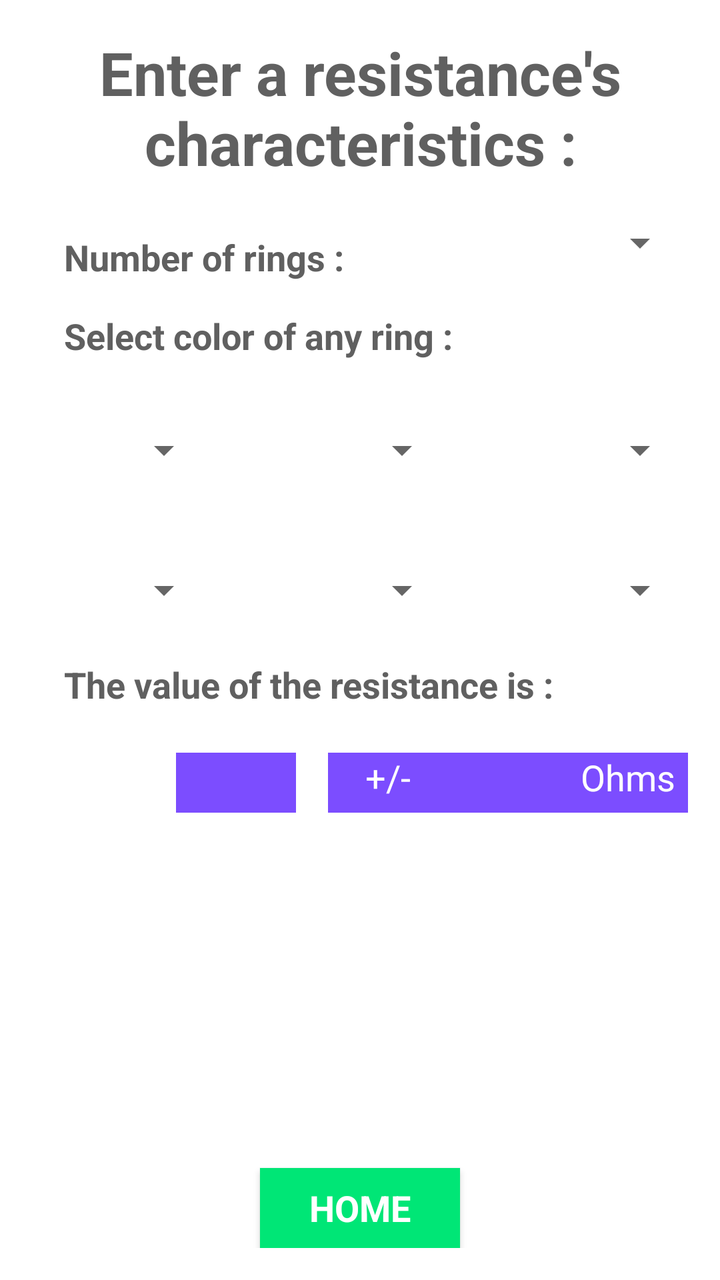
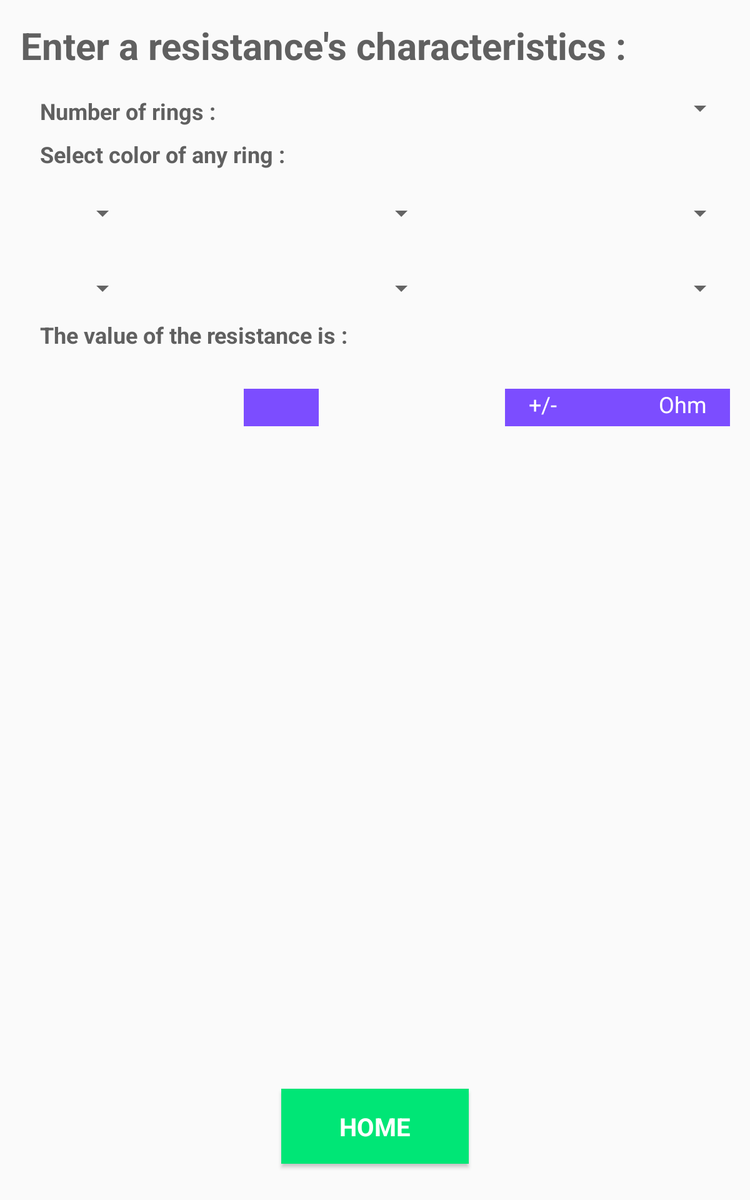

One screen, two layout resources from the same app: the default and the repository's alternative for another configuration. Each is rendered where Android would select it; the XML of both is given below.
<!-- AndroidManifest.xml: application theme AppTheme -->
<!-- res/layout/activity_add_aresistance.xml -->
<?xml version="1.0" encoding="utf-8"?>
<RelativeLayout xmlns:android="http://schemas.android.com/apk/res/android"
    xmlns:tools="http://schemas.android.com/tools"
    android:layout_width="match_parent"
    android:layout_height="match_parent"
    android:background="@color/White"
    android:padding="16dp"
    tools:context="com.monsh.resistance.AddAResistance">

    <Spinner
        android:id="@+id/spinner2"
        android:layout_width="90dp"
        android:layout_height="50dp"
        android:layout_alignParentStart="true"
        android:layout_below="@+id/ringColor"
        android:layout_marginTop="20dp" />

    <Spinner
        android:id="@+id/spinner3"
        android:layout_width="90dp"
        android:layout_height="50dp"
        android:layout_below="@+id/ringColor"
        android:layout_centerHorizontal="true"
        android:layout_marginTop="20dp" />

    <Spinner
        android:id="@+id/spinner4"
        android:layout_width="90dp"
        android:layout_height="50dp"
        android:layout_alignParentEnd="true"
        android:layout_below="@+id/ringColor"
        android:layout_marginTop="20dp" />

    <Spinner
        android:id="@+id/spinner5"
        android:layout_width="90dp"
        android:layout_height="50dp"
        android:layout_alignParentStart="true"
        android:layout_below="@id/spinner2"
        android:layout_marginTop="20dp" />

    <Spinner
        android:id="@+id/spinner6"
        android:layout_width="90dp"
        android:layout_height="50dp"
        android:layout_below="@id/spinner2"
        android:layout_centerHorizontal="true"
        android:layout_marginTop="20dp" />

    <Spinner
        android:id="@+id/spinner7"
        android:layout_width="90dp"
        android:layout_height="50dp"
        android:layout_alignParentEnd="true"
        android:layout_below="@id/spinner2"
        android:layout_marginTop="20dp" />

    <TextView
        android:id="@+id/resultat_text"
        style="@style/TextViewLarge"
        android:layout_below="@id/spinner5"
        android:layout_marginTop="10dp"
        android:text="@string/givingResultText" />

    <TextView
        android:id="@+id/unity"
        style="@style/BarOhmsLarge"
        android:layout_alignEnd="@+id/spinner1"
        android:layout_alignTop="@+id/total"
        android:text="@string/resUnity" />

    <Button
        android:id="@+id/home"
        style="@style/ButtonLarge"
        android:layout_alignParentBottom="true"
        android:layout_centerHorizontal="true"
        android:onClick="callHome"
        android:text="@string/homeButtonText" />

    <TextView
        android:id="@+id/main_text_view"
        style="@style/TextViewsLarge"
        android:layout_alignParentStart="true"
        android:layout_alignParentTop="true"
        android:text="@string/titleAddRes" />

    <Spinner
        android:id="@+id/spinner1"
        android:layout_width="80dp"
        android:layout_height="60dp"
        android:layout_alignParentEnd="true"
        android:layout_below="@+id/main_text_view" />

    <TextView
        android:id="@+id/ringColor"
        style="@style/TextViewLarge"
        android:layout_alignParentStart="true"
        android:layout_below="@+id/nomber_rings_text"
        android:paddingTop="15dp"
        android:text="@string/ringColor" />

    <TextView
        android:id="@+id/nomber_rings_text"
        style="@style/TextViewLarge"
        android:layout_width="wrap_content"
        android:layout_height="wrap_content"
        android:layout_alignParentStart="true"
        android:layout_below="@+id/main_text_view"
        android:paddingTop="25dp"
        android:text="@string/ringsNbr" />

    <TextView
        android:id="@+id/total"
        style="@style/BarOhmsLarge"
        android:layout_below="@+id/resultat_text"
        android:layout_marginEnd="16dp"
        android:layout_marginTop="22dp"
        android:layout_toStartOf="@+id/signe" />

    <TextView
        android:id="@+id/signe"
        style="@style/BarOhmsLarge"
        android:layout_alignBaseline="@+id/tolerance"
        android:layout_alignBottom="@+id/tolerance"
        android:layout_toStartOf="@+id/tolerance"
        android:text="@string/plusMinusText" />

    <TextView
        android:id="@+id/tolerance"
        style="@style/BarOhmsLarge"
        android:layout_alignBaseline="@+id/unity"
        android:layout_alignBottom="@+id/unity"
        android:layout_toStartOf="@+id/unity" />

</RelativeLayout>
<!-- resources referenced by this layout -->
<resources>
  <color name="White">#FFFFFF</color>
  <string name="givingResultText">The value of the resistance is : </string>
  <string name="homeButtonText">HOME</string>
  <string name="plusMinusText">+/-</string>
  <string name="resUnity">Ohms</string>
  <string name="ringColor">Select color of any ring :</string>
  <string name="ringsNbr">Number of rings :</string>
  <string name="titleAddRes">Enter a resistance\'s characteristics :</string>
  <style name="BarOhmsLarge" parent="AppTheme">
          
          <item name="android:background">@color/colorA2</item>
          <item name="android:textColor">@color/White</item>
          <item name="android:textSize">18sp</item>
          <item name="android:layout_width">60dp</item>
          <item name="android:layout_height">30dp</item>
          <item name="android:textAlignment">center</item>
  
      </style>
  <style name="ButtonLarge" parent="AppTheme">
          
          <item name="android:layout_width">100dp</item>
          <item name="android:layout_height">40dp</item>
          <item name="android:layout_alignParentBottom">true</item>
          <item name="android:layout_centerHorizontal">true</item>
          <item name="android:background">@color/colorAc</item>
          <item name="android:text">@string/homeButtonText</item>
          <item name="android:textSize">18sp</item>
          <item name="android:textStyle">bold</item>
          <item name="android:textColor">@color/White</item>
      </style>
  <style name="TextViewLarge" parent="AppTheme">
          
          <item name="android:paddingLeft">16dp</item>
          <item name="android:textAlignment">center</item>
          <item name="android:textColor">@color/Gray</item>
          <item name="android:textSize">18sp</item>
          <item name="android:textStyle">bold</item>
          <item name="android:layout_width">wrap_content</item>
          <item name="android:layout_height">wrap_content</item>
      </style>
  <style name="TextViewsLarge" parent="AppTheme">
          
          <item name="android:textAlignment">center</item>
          <item name="android:textColor">@color/Gray</item>
          <item name="android:textSize">30sp</item>
          <item name="android:textStyle">bold</item>
          <item name="android:layout_width">wrap_content</item>
          <item name="android:layout_height">wrap_content</item>
      </style>
  <style name="AppTheme" parent="Theme.AppCompat.Light.DarkActionBar">
          
          <item name="colorPrimary">@color/colorPrim</item>
          <item name="colorPrimaryDark">@color/colorPrimDark</item>
          <item name="colorAccent">@color/colorAc</item>
      </style>
  <color name="colorA2">#7c4dff</color>
  <color name="colorAc">#00e676</color>
  <color name="Gray">#606060</color>
  <color name="colorPrim">#673ab7</color>
  <color name="colorPrimDark">#512da8</color>
</resources>
<!-- res/layout-large/activity_add_aresistance.xml (the repository's variant of the layout above) -->
<!-- drawn on a 7-inch tablet held upright -->
<?xml version="1.0" encoding="utf-8"?>
<RelativeLayout xmlns:android="http://schemas.android.com/apk/res/android"
    xmlns:tools="http://schemas.android.com/tools"
    android:layout_width="match_parent"
    android:layout_height="match_parent"
    android:padding="16dp"
    tools:context="com.monsh.resistance.AddAResistance">

    <TextView
        android:id="@+id/nomber_rings_text"
        style="@style/TextViewLarge"
        android:layout_below="@id/main_text_view"
        android:layout_marginTop="20dp"
        android:text="@string/ringsNbr" />

    <TextView
        android:id="@+id/ringColor"
        style="@style/TextViewLarge"
        android:layout_below="@id/nomber_rings_text"
        android:layout_marginTop="10dp"
        android:text="@string/ringColor" />

    <Spinner
        android:id="@+id/spinner2"
        android:layout_width="90dp"
        android:layout_height="50dp"
        android:layout_alignParentStart="true"
        android:layout_below="@id/ringColor"
        android:layout_marginTop="10dp" />

    <Spinner
        android:id="@+id/spinner3"
        android:layout_width="90dp"
        android:layout_height="50dp"
        android:layout_below="@id/ringColor"
        android:layout_centerHorizontal="true"
        android:layout_marginTop="10dp" />

    <Spinner
        android:id="@+id/spinner5"
        android:layout_width="90dp"
        android:layout_height="50dp"
        android:layout_alignParentStart="true"
        android:layout_below="@id/spinner2"
        android:layout_marginTop="10dp" />

    <Spinner
        android:id="@+id/spinner6"
        android:layout_width="90dp"
        android:layout_height="50dp"
        android:layout_below="@id/spinner2"
        android:layout_centerHorizontal="true"
        android:layout_marginTop="10dp" />

    <Spinner
        android:id="@+id/spinner7"
        android:layout_width="90dp"
        android:layout_height="50dp"
        android:layout_alignParentEnd="true"
        android:layout_below="@id/spinner2"
        android:layout_marginTop="10dp" />

    <TextView
        android:id="@+id/total"
        style="@style/BarOhmsLarge"
        android:layout_below="@+id/resultat_text"
        android:layout_marginTop="31dp"
        android:layout_toStartOf="@+id/spinner6"
        android:paddingStart="16dp" />

    <TextView
        android:id="@+id/unity"
        style="@style/BarOhmsLarge"
        android:layout_alignEnd="@+id/spinner1"
        android:layout_alignTop="@+id/total"
        android:text="@string/resUnity"
        android:paddingRight="16dp"/>

    <TextView
        android:id="@+id/signe"
        style="@style/BarOhmsLarge"
        android:layout_alignTop="@+id/total"
        android:layout_toStartOf="@+id/tolerance"
        android:text="@string/plusMinusText" />

    <TextView
        android:id="@+id/tolerance"
        style="@style/BarOhmsLarge"
        android:layout_alignTop="@+id/unity"
        android:layout_toStartOf="@+id/unity" />

    <Spinner
        android:id="@+id/spinner4"
        android:layout_width="90dp"
        android:layout_height="50dp"
        android:layout_above="@+id/spinner7"
        android:layout_alignParentEnd="true" />

    <TextView
        android:id="@+id/resultat_text"
        style="@style/TextViewLarge"
        android:text="@string/givingResultText"
        android:layout_below="@id/spinner5"/>

    <TextView
        android:id="@+id/main_text_view"
        style="@style/TextViewsLarge"
        android:text="@string/titleAddRes"
        android:layout_alignParentTop="true"
        android:layout_alignParentStart="true" />

    <Spinner
        android:id="@+id/spinner1"
        android:layout_width="80dp"
        android:layout_height="60dp"
        android:layout_below="@+id/main_text_view"
        android:layout_alignParentEnd="true" />

    <Button
        android:id="@+id/home"
        style="@style/Button"
        android:onClick="callHome"
        android:layout_alignParentBottom="true"
        android:layout_centerHorizontal="true"
        android:layout_marginBottom="13dp" />


</RelativeLayout>
<!-- resources referenced by the variant -->
<!-- as a 7-inch tablet held upright resolves them -->
<resources>
  <string name="givingResultText">The value of the resistance is : </string>
  <string name="plusMinusText">+/-</string>
  <string name="resUnity">Ohms</string>
  <string name="ringColor">Select color of any ring :</string>
  <string name="ringsNbr">Number of rings :</string>
  <string name="titleAddRes">Enter a resistance\'s characteristics :</string>
  <style name="BarOhmsLarge" parent="AppTheme">
          
          <item name="android:background">@color/colorA2</item>
          <item name="android:textColor">@color/White</item>
          <item name="android:textSize">18sp</item>
          <item name="android:layout_width">60dp</item>
          <item name="android:layout_height">30dp</item>
          <item name="android:textAlignment">center</item>
  
      </style>
  <style name="Button" parent="AppTheme">
          
          <item name="android:layout_width">150dp</item>
          <item name="android:layout_height">60dp</item>
          <item name="android:layout_alignParentBottom">true</item>
          <item name="android:layout_centerHorizontal">true</item>
          <item name="android:background">@color/colorAc</item>
          <item name="android:text">@string/homeButtonText</item>
          <item name="android:textSize">20sp</item>
          <item name="android:textStyle">bold</item>
          <item name="android:textColor">@color/White</item>
      </style>
  <style name="TextViewLarge" parent="AppTheme">
          
          <item name="android:paddingLeft">16dp</item>
          <item name="android:textAlignment">center</item>
          <item name="android:textColor">@color/Gray</item>
          <item name="android:textSize">18sp</item>
          <item name="android:textStyle">bold</item>
          <item name="android:layout_width">wrap_content</item>
          <item name="android:layout_height">wrap_content</item>
      </style>
  <style name="TextViewsLarge" parent="AppTheme">
          
          <item name="android:textAlignment">center</item>
          <item name="android:textColor">@color/Gray</item>
          <item name="android:textSize">30sp</item>
          <item name="android:textStyle">bold</item>
          <item name="android:layout_width">wrap_content</item>
          <item name="android:layout_height">wrap_content</item>
      </style>
  <style name="AppTheme" parent="Theme.AppCompat.Light.DarkActionBar">
          
          <item name="colorPrimary">@color/colorPrim</item>
          <item name="colorPrimaryDark">@color/colorPrimDark</item>
          <item name="colorAccent">@color/colorAc</item>
      </style>
  <color name="colorA2">#7c4dff</color>
  <color name="White">#FFFFFF</color>
  <color name="colorAc">#00e676</color>
  <string name="homeButtonText">HOME</string>
  <color name="Gray">#606060</color>
  <color name="colorPrim">#673ab7</color>
  <color name="colorPrimDark">#512da8</color>
</resources>
